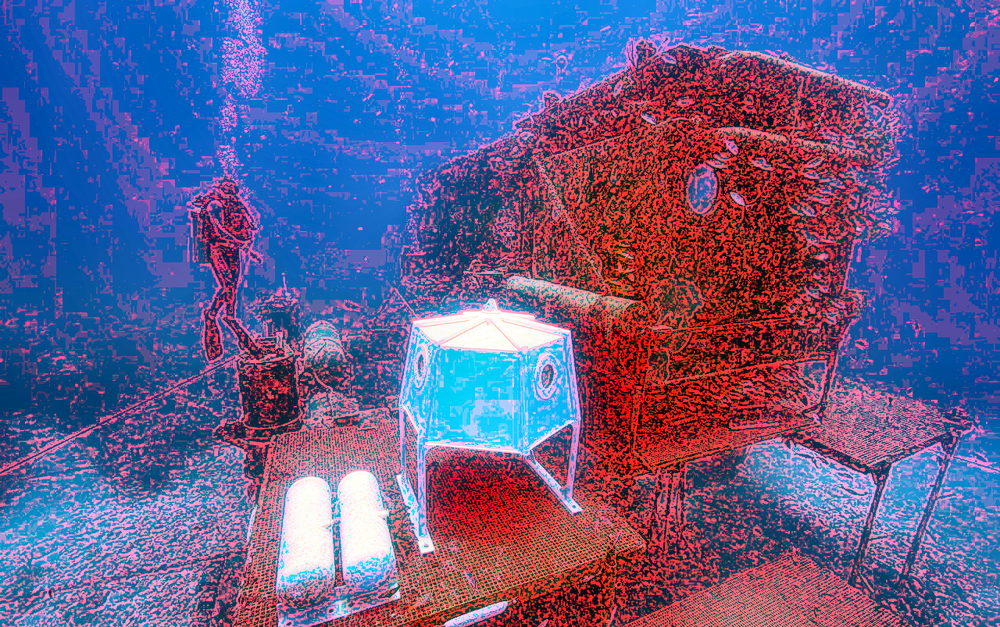
%> input picture UIF/example/317_1.bmp, 1000 x 627 px, shrunk from 1280 x 803 before the run
$ octave --eval "result = URQ(imread('../../../UIF/example/317_1.bmp'));"   (GNU Octave 9; MATLAB toolbox functions it lacks are replaced by stand-ins)
%> lines starting %> are read from the running program, lines starting %| are printed output that depends on the picture
function [score] = URQ(im)

    r         = im(:,:,1);
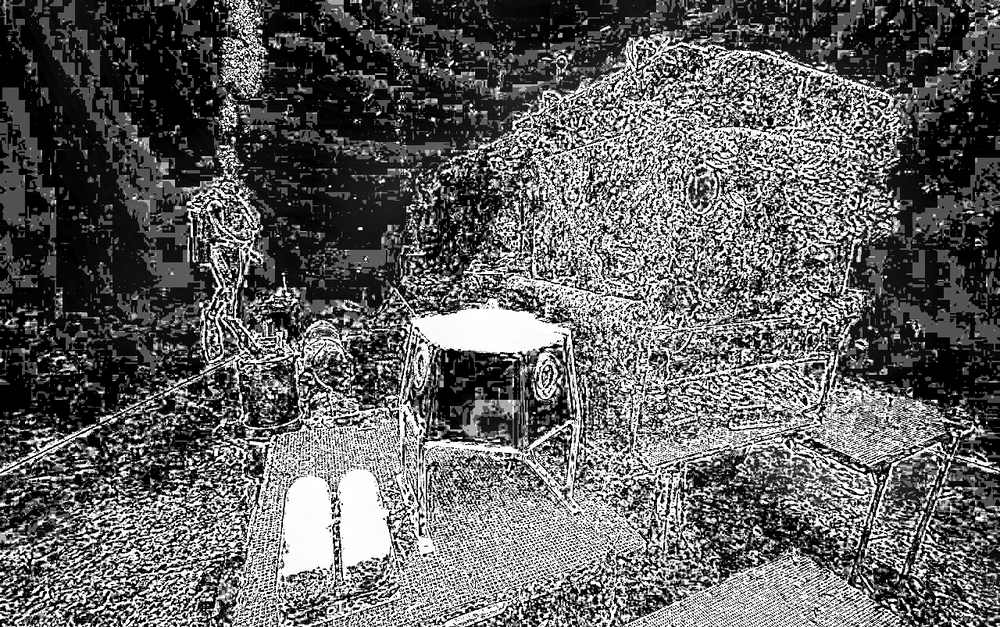
%> r: size 627x1000 uint8; min 0, max 255, mean 97.1
    mean_r    = mean(r(:));
%> mean_r = 97.08
    if(mean_r<128)
        kr     = mean_r/128;
%> kr = 0.758
    else
        kr     = (256 - mean_r)/128;
    end
    im2       = rgb2gray(im);
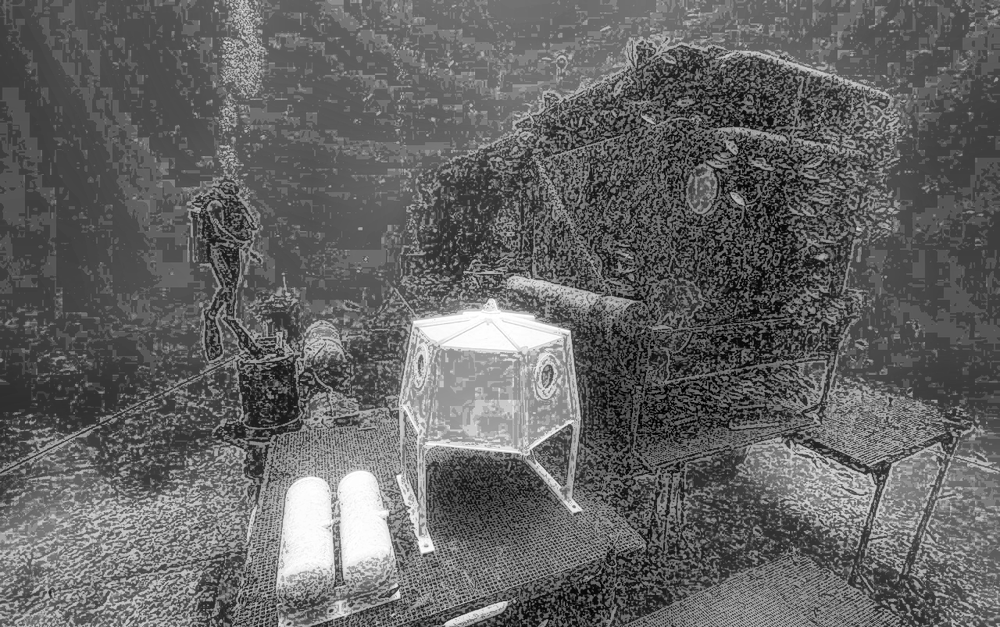
%> im2: size 627x1000 uint8; min 0, max 255, mean 100.5
    [count,~] = imhist(im2);
%> count = 256 values, max 8000 at index 93, min 86 at index 1, mean 2449.2
    total     = sum(count);
%> total = 627000
    entropy   = 0;
    for k = 1:256
        p = count(k)/total;
        if p ~= 0
           logp      = log2(p);
           entropele = -p*logp;
           entropy   = entropy + entropele;
        end
    end
%> this loop made 256 passes
%> (p, logp, entropele, entropy) on passes 1 to 12: (0.000137, -12.83, 0.00176, 0.00176), (0.000196, -12.32, 0.00242, 0.00418), (0.000301, -11.7, 0.00353, 0.0077), (0.000215, -12.18, 0.00262, 0.0103), (0.000258, -11.92, 0.00308, 0.0134), (0.000346, -11.5, 0.00398, 0.0174), (0.000447, -11.13, 0.00497, 0.0224), (0.000619, -10.66, 0.0066, 0.0289), (0.000815, -10.26, 0.00836, 0.0373), (0.00106, -9.88, 0.0105, 0.0478), (0.0011, -9.82, 0.0108, 0.0586), (0.00113, -9.79, 0.011, 0.0697)
%> after the loop, entropele = 0.00472; entropy = 7.39; logp = -11.21
    E1= entropy/(log2(256));
%> E1 = 0.924
    e       = entropyfilt(im2)/(log2(81));
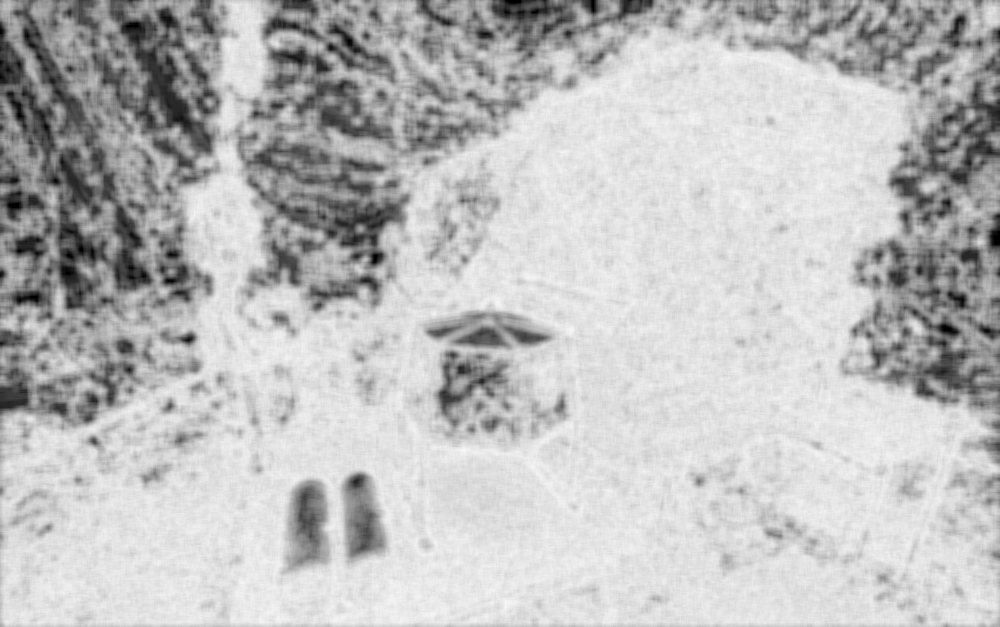
%> e: size 627x1000 double; min 0, max 0.971, mean 0.744
    E2  = mean(e(:));
%> E2 = 0.744
    score = 0.11 * kr + 0.45 * E1 + 0.44 * E2;
%> score = 0.826
end

$ run again, on UIF/example/317_2.bmp
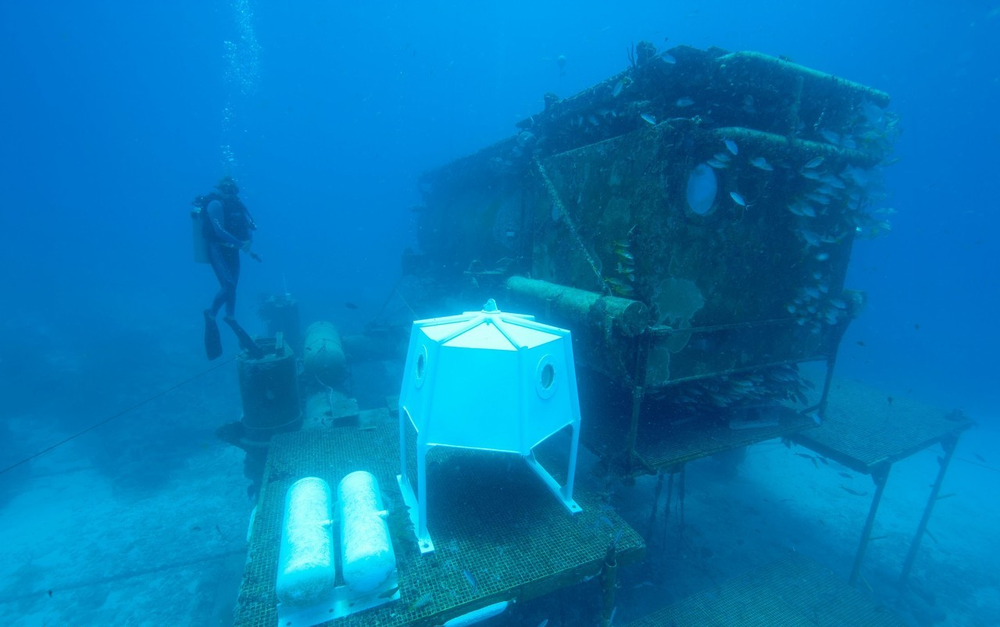
%> input picture UIF/example/317_2.bmp, 1000 x 627 px, shrunk from 1280 x 803 before the run
%> mean_r = 4.19
%> kr = 0.0327
%> in URQ, `im2       = rgb2gray(im);`:
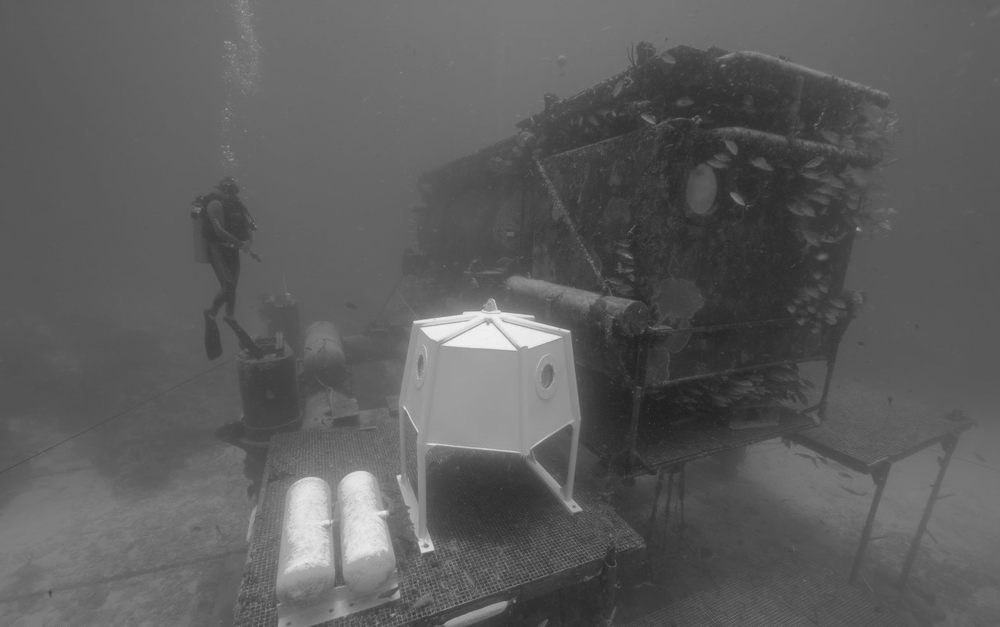
%> im2: size 627x1000 uint8; min 32, max 240, mean 93.5
%> count = 256 values, max 26561 at index 89, min 0 at index 1, mean 2449.2
%> total = 627000
%> the loop in URQ, `for k = 1:256` made 256 passes
%> (p, logp, entropele, entropy) on passes 33 to 40: (7.97e-06, -16.94, 0.000135, 0.000135), (6.54e-05, -13.9, 0.000909, 0.00104), (0.00015, -12.7, 0.0019, 0.00295), (0.000282, -11.79, 0.00333, 0.00628), (0.000443, -11.14, 0.00494, 0.0112), (0.000667, -10.55, 0.00703, 0.0182), (0.000828, -10.24, 0.00847, 0.0267), (0.0009, -10.12, 0.0091, 0.0358)
%> after the loop in URQ, `for k = 1:256`: entropele = 0.00016; entropy = 6.5; logp = -16.67
%> E1 = 0.813
%> in URQ, `e       = entropyfilt(im2)/(log2(81));`:
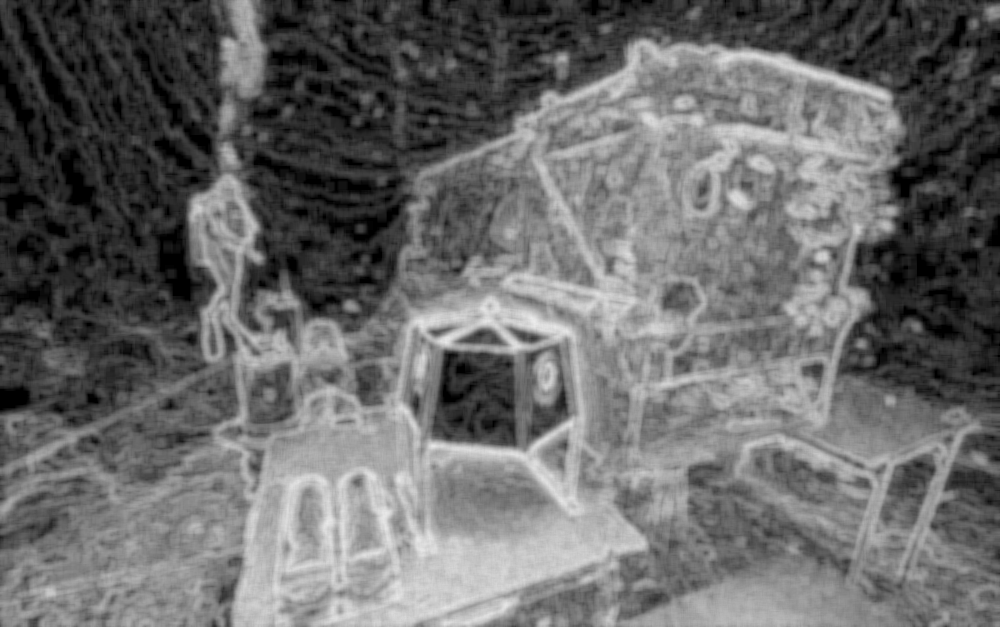
%> e: size 627x1000 double; min 0, max 0.927, mean 0.415
%> E2 = 0.415
%> score = 0.552
